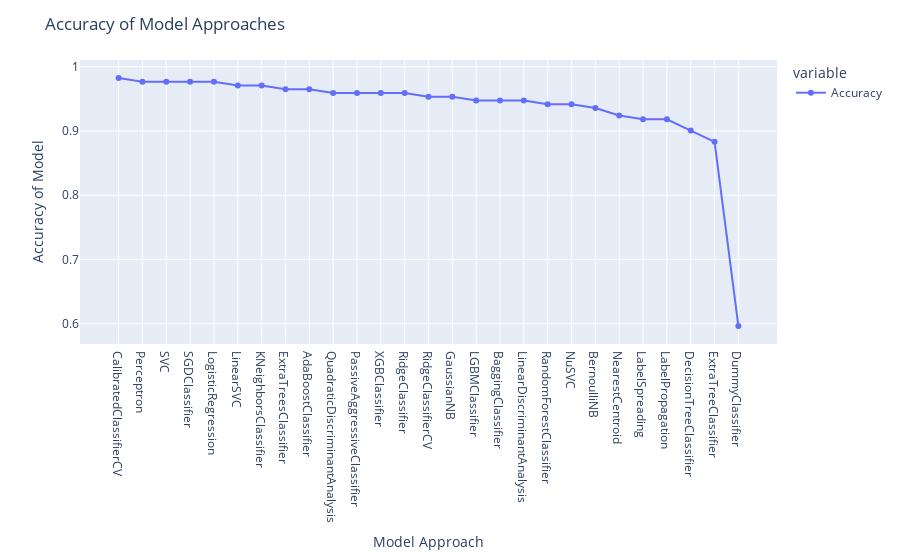

The notebook cell this image was saved under:
### Code cell
listofmodels.sort_values('Accuracy', inplace = True, ascending = False)
graph1 = px.line(listofmodels, y =['Accuracy'], markers = True)
graph1.update_xaxes(title = 'Model Approach')
graph1.update_yaxes(title = 'Accuracy of Model')
graph1.update_layout(title = 'Accuracy of Model Approaches', showlegend = True)
graph1.show()

### Figure 1 — Plotly figure (JSON) as saved in the notebook; plotly's stock layout.template omitted (floating-point values rounded to 4 significant figures)
{"data": [{"hovertemplate": "variable=Accuracy<br>Model=%{x}<br>value=%{y}<extra></extra>", "legendgroup": "Accuracy", "line": {"color": "#636efa", "dash": "solid"}, "marker": {"symbol": "circle"}, "mode": "lines+markers", "name": "Accuracy", "orientation": "v", "showlegend": true, "type": "scatter", "x": ["CalibratedClassifierCV", "Perceptron", "SVC", "SGDClassifier", "LogisticRegression", "LinearSVC", "KNeighborsClassifier", "ExtraTreesClassifier", "AdaBoostClassifier", "QuadraticDiscriminantAnalysis", "PassiveAggressiveClassifier", "XGBClassifier", "RidgeClassifier", "RidgeClassifierCV", "GaussianNB", "LGBMClassifier", "BaggingClassifier", "LinearDiscriminantAnalysis", "RandomForestClassifier", "NuSVC", "BernoulliNB", "NearestCentroid", "LabelSpreading", "LabelPropagation", "DecisionTreeClassifier", "ExtraTreeClassifier", "DummyClassifier"], "xaxis": "x", "y": [0.9825, 0.9766, 0.9766, 0.9766, 0.9766, 0.9708, 0.9708, 0.9649, 0.9649, 0.9591, 0.9591, 0.9591, 0.9591, 0.9532, 0.9532, 0.9474, 0.9474, 0.9474, 0.9415, 0.9415, 0.9357, 0.924, 0.9181, 0.9181, 0.9006, 0.883, 0.5965], "yaxis": "y"}], "layout": {"legend": {"title": {"text": "variable"}, "tracegroupgap": 0}, "margin": {"t": 60}, "showlegend": true, "title": {"text": "Accuracy of Model Approaches"}, "xaxis": {"anchor": "y", "domain": [0, 1], "title": {"text": "Model Approach"}}, "yaxis": {"anchor": "x", "domain": [0, 1], "title": {"text": "Accuracy of Model"}}}}
